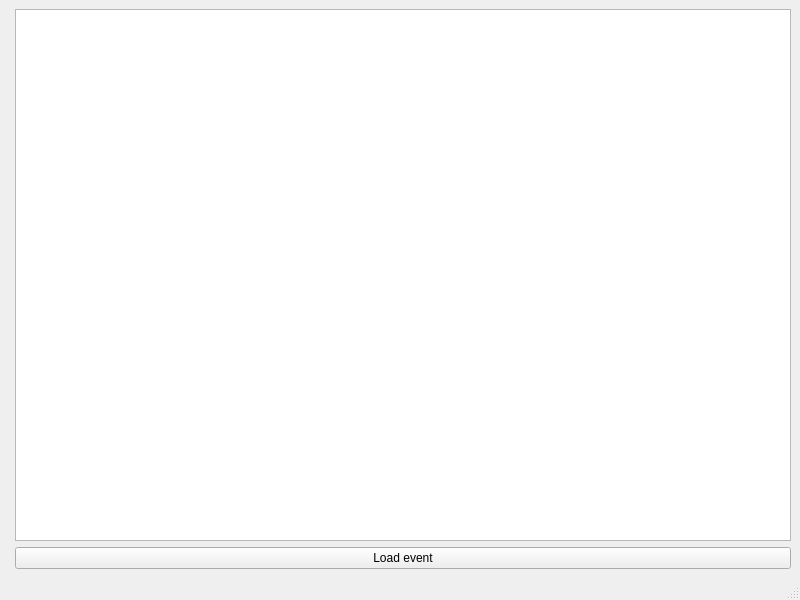
<?xml version="1.0" encoding="UTF-8"?>
<ui version="4.0">
 <class>MainWindow</class>
 <widget class="QMainWindow" name="MainWindow">
  <property name="enabled">
   <bool>true</bool>
  </property>
  <property name="geometry">
   <rect>
    <x>0</x>
    <y>0</y>
    <width>800</width>
    <height>600</height>
   </rect>
  </property>
  <property name="minimumSize">
   <size>
    <width>800</width>
    <height>600</height>
   </size>
  </property>
  <property name="windowTitle">
   <string>Moment mangitude picker</string>
  </property>
  <widget class="QWidget" name="centralwidget">
   <property name="sizePolicy">
    <sizepolicy hsizetype="Maximum" vsizetype="Maximum">
     <horstretch>0</horstretch>
     <verstretch>0</verstretch>
    </sizepolicy>
   </property>
   <layout class="QVBoxLayout" name="verticalLayout_2">
    <item>
     <layout class="QHBoxLayout" name="horizontalLayout_2">
      <item>
       <widget class="Qt4MplCanvas" name="mpl_canvas" native="true"/>
      </item>
      <item>
       <layout class="QVBoxLayout" name="verticalLayout">
        <item>
         <widget class="QTableView" name="tableView"/>
        </item>
        <item>
         <widget class="QPushButton" name="load_event_button">
          <property name="text">
           <string>Load event</string>
          </property>
         </widget>
        </item>
       </layout>
      </item>
     </layout>
    </item>
   </layout>
  </widget>
  <widget class="QStatusBar" name="statusbar"/>
 </widget>
 <customwidgets>
  <customwidget>
   <class>Qt4MplCanvas</class>
   <extends>QWidget</extends>
   <header>qt4mplcanvas.h</header>
   <container>1</container>
  </customwidget>
 </customwidgets>
 <resources/>
 <connections/>
</ui>
